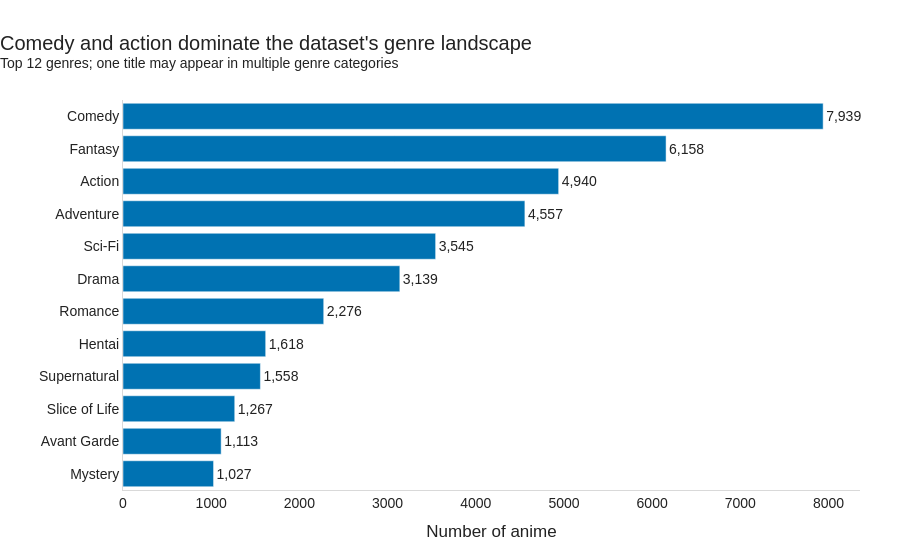

Notebook code for this chart:
### Code cell
fig = px.bar(
    top_genres,
    x="anime_count",
    y="genre",
    orientation="h",
    color_discrete_sequence=[HIGHLIGHT_COLOR],
    labels={
        "anime_count": "Number of anime",
        "genre": ""
    }
)

fig.update_yaxes(
    categoryorder="total ascending"
)

fig.update_traces(
    texttemplate="%{x:,.0f}",
    textposition="outside",
    cliponaxis=False,
    hovertemplate=(
        "<b>%{y}</b><br>"
        "Anime titles: %{x:,.0f}"
        "<extra></extra>"
    )
)

fig = apply_chart_style(
    fig,
    title="Comedy and action dominate the dataset's genre landscape",
    subtitle="Top 12 genres; one title may appear in multiple genre categories"
)

fig.show()

### Figure 1 — Plotly figure (JSON) as saved in the notebook; plotly's stock layout.template omitted (floating-point values rounded to 4 significant figures)
{"data": [{"cliponaxis": false, "hovertemplate": "<b>%{y}</b><br>Anime titles: %{x:,.0f}<extra></extra>", "legendgroup": "", "marker": {"color": "#0072B2", "pattern": {"shape": ""}}, "name": "", "orientation": "h", "showlegend": false, "textposition": "outside", "texttemplate": "%{x:,.0f}", "type": "bar", "x": [7939, 6158, 4940, 4557, 3545, 3139, 2276, 1618, 1558, 1267, 1113, 1027], "xaxis": "x", "y": ["Comedy", "Fantasy", "Action", "Adventure", "Sci-Fi", "Drama", "Romance", "Hentai", "Supernatural", "Slice of Life", "Avant Garde", "Mystery"], "yaxis": "y"}], "layout": {"barmode": "relative", "font": {"color": "#222222", "family": "Arial", "size": 14}, "hoverlabel": {"bgcolor": "white", "font": {"size": 13}}, "legend": {"title": {"text": ""}, "tracegroupgap": 0}, "margin": {"b": 70, "l": 70, "r": 40, "t": 100}, "paper_bgcolor": "white", "plot_bgcolor": "white", "title": {"text": "Comedy and action dominate the dataset's genre landscape<br><sup>Top 12 genres; one title may appear in multiple genre categories</sup>", "x": 0, "xanchor": "left"}, "xaxis": {"anchor": "y", "domain": [0, 1], "linecolor": "#D9D9D9", "showgrid": false, "title": {"text": "Number of anime"}, "zeroline": false}, "yaxis": {"anchor": "x", "categoryorder": "total ascending", "domain": [0, 1], "linecolor": "#D9D9D9", "showgrid": false, "title": {"text": ""}, "zeroline": false}}}
